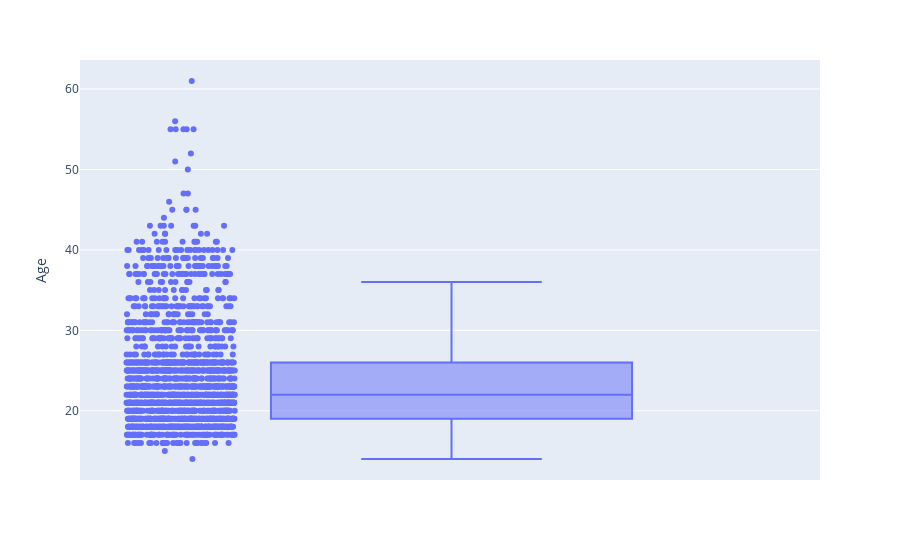

Write notebook code for a chart like this one.
### Markdown cell above
##### Box Plots dos dados Quantitativos

### Code cell
fig = px.box(df, y="Age", points= 'all')

fig.show()

### Figure 1 — Plotly figure (JSON) as saved in the notebook; plotly's stock layout.template omitted (floating-point values rounded to 4 significant figures; data arrays with more than 128 entries replaced by an {"elided": "..."} marker saying what was removed)
{"data": [{"alignmentgroup": "True", "boxpoints": "all", "hovertemplate": "Age=%{y}<extra></extra>", "legendgroup": "", "marker": {"color": "#636efa"}, "name": "", "notched": false, "offsetgroup": "", "orientation": "v", "showlegend": false, "type": "box", "x0": " ", "xaxis": "x", "y": {"elided": "2111 int values"}, "y0": " ", "yaxis": "y"}], "layout": {"boxmode": "group", "legend": {"tracegroupgap": 0}, "margin": {"t": 60}, "xaxis": {"anchor": "y", "domain": [0, 1]}, "yaxis": {"anchor": "x", "domain": [0, 1], "title": {"text": "Age"}}}}
